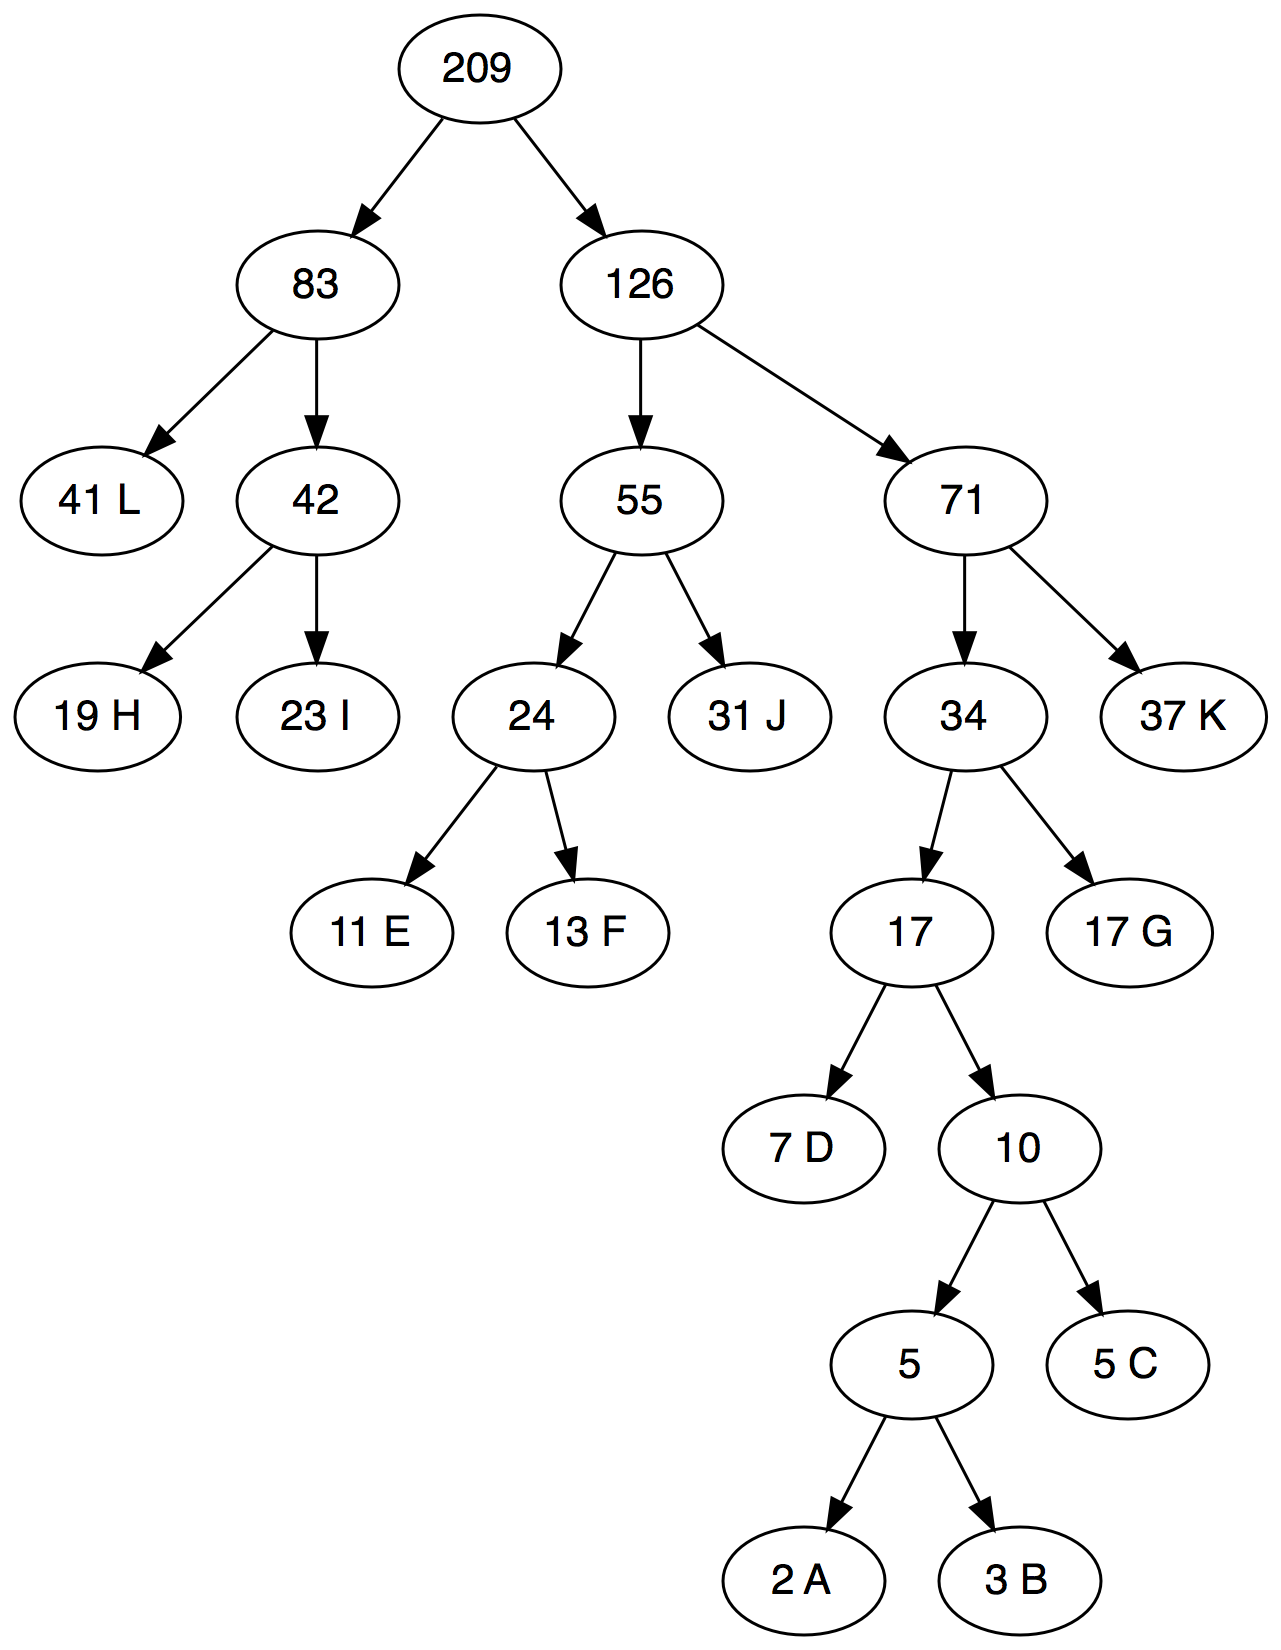

This chart was generated by the following Python code:
import pygraphviz as PG

A = PG.AGraph(strict=False, directed=True)

A.add_edge('209', '83')
A.add_edge('209', '126')
A.add_edge('83', '41 L')
A.add_edge('83', '42')
A.add_edge('42', '19 H')
A.add_edge('42', '23 I')

A.add_edge('126', '55')
A.add_edge('126', '71')

A.add_edge('55', '24')

A.add_edge('24', '11 E')
A.add_edge('24', '13 F')

A.add_edge('55', '31 J')

A.add_edge('71', '34')
A.add_edge('71', '37 K')

A.add_edge('34', '17')

A.add_edge('34', '17 G')

A.add_edge('17', '7 D')
A.add_edge('17', '10')
A.add_edge('10', '5')
A.add_edge('10', '5 C')

A.add_edge('5', '2 A')
A.add_edge('5', '3 B')

# etc., etc.

# save the graph in dot format
A.write('ademo.dot')

# pygraphviz renders graphs in neato by default, 
# so you need to specify dot as the layout engine
A.layout(prog='dot')
A.draw("huffman.svg")
